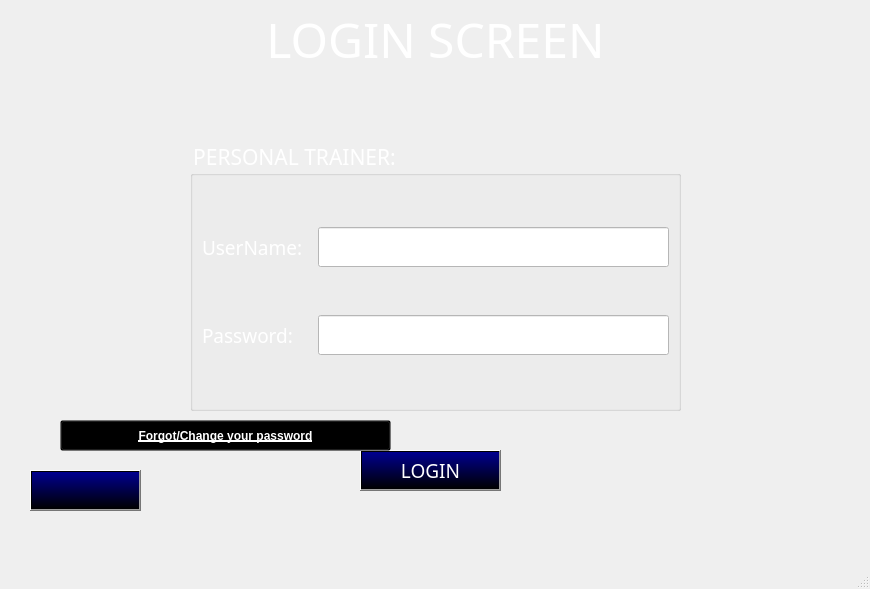
<?xml version="1.0" encoding="UTF-8"?>
<ui version="4.0">
 <class>MainWindow</class>
 <widget class="QMainWindow" name="MainWindow">
  <property name="geometry">
   <rect>
    <x>0</x>
    <y>0</y>
    <width>870</width>
    <height>589</height>
   </rect>
  </property>
  <property name="windowTitle">
   <string>MainWindow</string>
  </property>
  <widget class="QWidget" name="centralwidget">
   <widget class="QGroupBox" name="groupBox">
    <property name="geometry">
     <rect>
      <x>190</x>
      <y>140</y>
      <width>491</width>
      <height>271</height>
     </rect>
    </property>
    <property name="font">
     <font>
      <family>UTM Bebas</family>
      <pointsize>16</pointsize>
     </font>
    </property>
    <property name="styleSheet">
     <string notr="true">color: rgb(255, 255, 255);</string>
    </property>
    <property name="title">
     <string>PERSONAL TRAINER:</string>
    </property>
    <layout class="QHBoxLayout" name="horizontalLayout_2">
     <item>
      <layout class="QVBoxLayout" name="verticalLayout">
       <item>
        <layout class="QHBoxLayout" name="horizontalLayout_3">
         <item>
          <widget class="QLabel" name="label_3">
           <property name="minimumSize">
            <size>
             <width>110</width>
             <height>0</height>
            </size>
           </property>
           <property name="font">
            <font>
             <family>UTM HelvetIns</family>
             <pointsize>14</pointsize>
            </font>
           </property>
           <property name="text">
            <string>UserName:</string>
           </property>
          </widget>
         </item>
         <item>
          <widget class="QLineEdit" name="lineEdit">
           <property name="minimumSize">
            <size>
             <width>0</width>
             <height>40</height>
            </size>
           </property>
           <property name="font">
            <font>
             <family>UTM Bebas</family>
             <pointsize>10</pointsize>
            </font>
           </property>
           <property name="styleSheet">
            <string notr="true">border-bottom-color: rgb(255, 255, 255);
color: rgb(0, 0, 0);
background-color: rgb(255, 255, 255);</string>
           </property>
          </widget>
         </item>
        </layout>
       </item>
       <item>
        <layout class="QHBoxLayout" name="horizontalLayout_4">
         <item>
          <widget class="QLabel" name="label_4">
           <property name="minimumSize">
            <size>
             <width>110</width>
             <height>0</height>
            </size>
           </property>
           <property name="font">
            <font>
             <family>UTM HelvetIns</family>
             <pointsize>14</pointsize>
            </font>
           </property>
           <property name="text">
            <string>Password:</string>
           </property>
          </widget>
         </item>
         <item>
          <widget class="QLineEdit" name="lineEdit_2">
           <property name="minimumSize">
            <size>
             <width>0</width>
             <height>40</height>
            </size>
           </property>
           <property name="font">
            <font>
             <family>UTM Bebas</family>
             <pointsize>10</pointsize>
            </font>
           </property>
           <property name="styleSheet">
            <string notr="true">border-bottom-color: rgb(255, 255, 255);
color: rgb(0, 0, 0);
background-color: rgb(255, 255, 255);</string>
           </property>
          </widget>
         </item>
        </layout>
       </item>
      </layout>
     </item>
    </layout>
   </widget>
   <widget class="QLabel" name="label">
    <property name="geometry">
     <rect>
      <x>0</x>
      <y>0</y>
      <width>871</width>
      <height>531</height>
     </rect>
    </property>
    <property name="text">
     <string/>
    </property>
    <property name="pixmap">
     <pixmap>../../images/img_bg3.jpg</pixmap>
    </property>
    <property name="scaledContents">
     <bool>true</bool>
    </property>
   </widget>
   <widget class="QPushButton" name="pushButton">
    <property name="geometry">
     <rect>
      <x>360</x>
      <y>450</y>
      <width>141</width>
      <height>41</height>
     </rect>
    </property>
    <property name="font">
     <font>
      <family>UTM Bebas</family>
      <pointsize>14</pointsize>
     </font>
    </property>
    <property name="styleSheet">
     <string notr="true">color: rgb(255, 255, 255);
background-color: qlineargradient(spread:pad, x1:0, y1:1, x2:0, y2:0, stop:0 rgba(0, 0, 0, 255), stop:0.965174 rgba(0, 0, 139, 255));</string>
    </property>
    <property name="text">
     <string>LOGIN</string>
    </property>
   </widget>
   <widget class="QPushButton" name="pushButtonReturn">
    <property name="geometry">
     <rect>
      <x>30</x>
      <y>470</y>
      <width>111</width>
      <height>41</height>
     </rect>
    </property>
    <property name="styleSheet">
     <string notr="true">color: rgb(255, 255, 255);
background-color: qlineargradient(spread:pad, x1:0, y1:1, x2:0, y2:0, stop:0 rgba(0, 0, 0, 255), stop:0.965174 rgba(0, 0, 139, 255));</string>
    </property>
    <property name="text">
     <string/>
    </property>
    <property name="icon">
     <iconset>
      <normaloff>../../images/icon_return.png</normaloff>../../images/icon_return.png</iconset>
    </property>
    <property name="iconSize">
     <size>
      <width>40</width>
      <height>40</height>
     </size>
    </property>
   </widget>
   <widget class="QLabel" name="label_5">
    <property name="geometry">
     <rect>
      <x>20</x>
      <y>0</y>
      <width>131</width>
      <height>51</height>
     </rect>
    </property>
    <property name="text">
     <string/>
    </property>
    <property name="pixmap">
     <pixmap>../../images/logo_2.png</pixmap>
    </property>
    <property name="scaledContents">
     <bool>true</bool>
    </property>
   </widget>
   <widget class="QWidget" name="horizontalLayoutWidget">
    <property name="geometry">
     <rect>
      <x>0</x>
      <y>-1</y>
      <width>871</width>
      <height>81</height>
     </rect>
    </property>
    <layout class="QHBoxLayout" name="horizontalLayout">
     <item>
      <spacer name="horizontalSpacer">
       <property name="orientation">
        <enum>Qt::Horizontal</enum>
       </property>
       <property name="sizeHint" stdset="0">
        <size>
         <width>40</width>
         <height>20</height>
        </size>
       </property>
      </spacer>
     </item>
     <item>
      <widget class="QLabel" name="label_6">
       <property name="font">
        <font>
         <family>UTM Bebas</family>
         <pointsize>36</pointsize>
        </font>
       </property>
       <property name="styleSheet">
        <string notr="true">color:rgb(255, 255, 255)</string>
       </property>
       <property name="text">
        <string>LOGIN SCREEN</string>
       </property>
       <property name="alignment">
        <set>Qt::AlignCenter</set>
       </property>
      </widget>
     </item>
     <item>
      <spacer name="horizontalSpacer_2">
       <property name="orientation">
        <enum>Qt::Horizontal</enum>
       </property>
       <property name="sizeHint" stdset="0">
        <size>
         <width>40</width>
         <height>20</height>
        </size>
       </property>
      </spacer>
     </item>
    </layout>
   </widget>
   <widget class="QPushButton" name="pushButton_2">
    <property name="geometry">
     <rect>
      <x>60</x>
      <y>420</y>
      <width>331</width>
      <height>31</height>
     </rect>
    </property>
    <property name="font">
     <font>
      <family>MS Sans Serif</family>
      <weight>75</weight>
      <bold>true</bold>
      <underline>true</underline>
     </font>
    </property>
    <property name="styleSheet">
     <string notr="true">color: rgb(255, 255, 255);
background: transparent;</string>
    </property>
    <property name="text">
     <string>Forgot/Change your password</string>
    </property>
   </widget>
   <zorder>label</zorder>
   <zorder>groupBox</zorder>
   <zorder>pushButton</zorder>
   <zorder>pushButtonReturn</zorder>
   <zorder>label_5</zorder>
   <zorder>horizontalLayoutWidget</zorder>
   <zorder>pushButton_2</zorder>
  </widget>
  <widget class="QMenuBar" name="menubar">
   <property name="geometry">
    <rect>
     <x>0</x>
     <y>0</y>
     <width>870</width>
     <height>26</height>
    </rect>
   </property>
  </widget>
  <widget class="QStatusBar" name="statusbar"/>
 </widget>
 <resources/>
 <connections/>
</ui>
